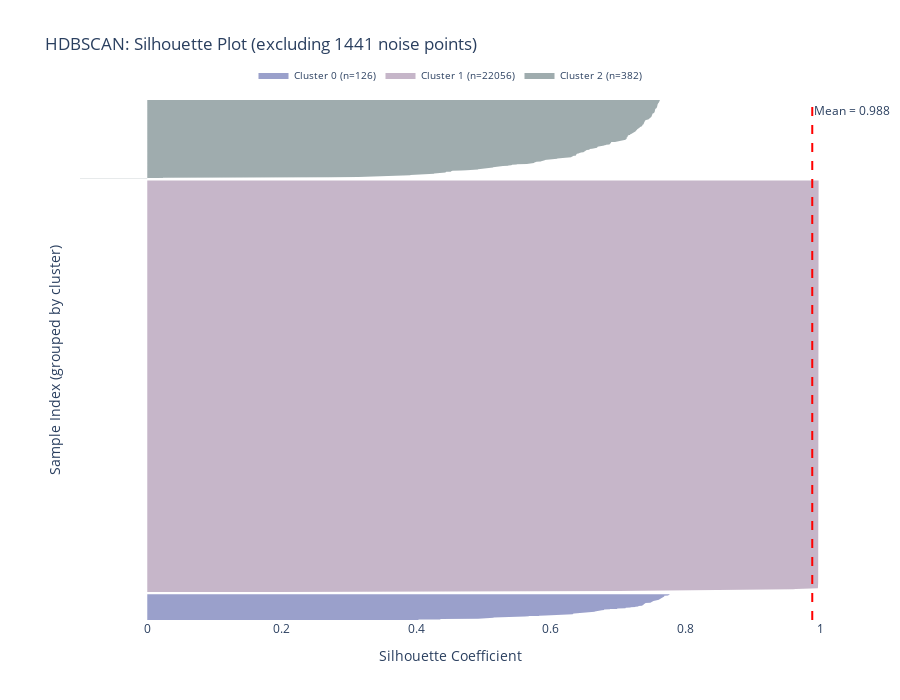

Notebook code for this chart:
### Markdown cell above
This metric will say how close the samples are to their own cluster comparing to the closest cluster.

### Code cell
silhouette_vals = silhouette_samples(X_clustered, labels_clustered)
mean_sil = silhouette_score(X_clustered, labels_clustered, metric='euclidean')
n_noise = (hdb_labels == -1).sum()
pct_noise = n_noise / len(hdb_labels) * 100

print(f"Note: HDBSCAN detected {n_noise} noise points ({pct_noise:.1f}%)")

# 3. Preparar trazas por cluster
unique_labels = np.unique(labels_clustered)
y_lower = 0
traces = []
MAX_POINTS_PER_CLUSTER = 2000  # límite visual para rendimiento

for label in unique_labels:
    cluster_mask = (labels_clustered == label)
    cluster_sil_vals = silhouette_vals[cluster_mask]
    n_points = len(cluster_sil_vals)
    
    # Ordenar valores
    sorted_vals = np.sort(cluster_sil_vals)
    
    # Submuestrear solo para visualización si es muy grande
    if n_points > MAX_POINTS_PER_CLUSTER:
        step = max(1, n_points // MAX_POINTS_PER_CLUSTER)
        plot_vals = sorted_vals[::step]
    else:
        plot_vals = sorted_vals
    
    y_upper = y_lower + len(plot_vals)
    y_range = np.arange(y_lower, y_upper)
    
    traces.append(go.Scatter(
        x=plot_vals,
        y=y_range,
        mode='lines',
        fill='tozerox',
        fillcolor=f'rgba({np.random.randint(50,200)}, {np.random.randint(50,200)}, {np.random.randint(50,200)}, 0.6)',
        line=dict(width=0),
        name=f"Cluster {label} (n={n_points})",
        hovertemplate=(
            f"<b>Cluster {label}</b><br>" +
            "Silhouette: %{x:.3f}<br>" +
            f"Total points: {n_points}<extra></extra>"
        )
    ))
    
    y_lower = y_upper + 10  # espacio entre clusters

# 4. Crear figura
fig = go.Figure()

# Añadir clusters
for trace in traces:
    fig.add_trace(trace)

# Línea de silueta promedio
fig.add_vline(
    x=mean_sil,
    line=dict(color="red", dash="dash", width=2),
    annotation_text=f"Mean = {mean_sil:.3f}",
    annotation_position="top right"
)

# Diseño
fig.update_layout(
    title=f"HDBSCAN: Silhouette Plot (excluding {n_noise} noise points)",
    xaxis_title="Silhouette Coefficient",
    yaxis_title="Sample Index (grouped by cluster)",
    height=700,
    width=900,
    hovermode="closest",
    legend=dict(
        orientation="h",
        yanchor="bottom",
        y=1.02,
        xanchor="center",
        x=0.5,
        font=dict(size=10)
    ),
    plot_bgcolor="white"
)

fig.update_xaxes(range=[-0.1, 1.0])
fig.update_yaxes(showticklabels=False)  # los índices no son significativos

fig.show()

### Figure 1 — Plotly figure (JSON) as saved in the notebook; plotly's stock layout.template omitted (floating-point values rounded to 4 significant figures; data arrays with more than 128 entries replaced by an {"elided": "..."} marker saying what was removed)
{"data": [{"fill": "tozerox", "fillcolor": "rgba(87, 97, 168, 0.6)", "hovertemplate": "<b>Cluster 0</b><br>Silhouette: %{x:.3f}<br>Total points: 126<extra></extra>", "line": {"width": 0}, "mode": "lines", "name": "Cluster 0 (n=126)", "type": "scatter", "x": [0.4032, 0.4032, 0.4032, 0.4357, 0.4357, 0.4357, 0.4919, 0.5044, 0.5044, 0.5044, 0.5094, 0.5148, 0.5148, 0.5398, 0.5535, 0.5603, 0.5603, 0.5611, 0.5672, 0.5672, 0.5824, 0.5824, 0.592, 0.6067, 0.6141, 0.6141, 0.6323, 0.6323, 0.6323, 0.6328, 0.6328, 0.6328, 0.6345, 0.6407, 0.6475, 0.6475, 0.6517, 0.6517, 0.665, 0.665, 0.665, 0.6653, 0.6668, 0.6671, 0.6671, 0.67, 0.67, 0.67, 0.6757, 0.679, 0.679, 0.679, 0.6878, 0.6879, 0.6986, 0.6986, 0.6986, 0.7107, 0.7113, 0.7113, 0.7113, 0.7185, 0.7185, 0.7255, 0.7255, 0.7255, 0.73, 0.73, 0.73, 0.7353, 0.7361, 0.7361, 0.7361, 0.7373, 0.7373, 0.738, 0.738, 0.738, 0.74, 0.74, 0.74, 0.7405, 0.7405, 0.7405, 0.7478, 0.7487, 0.7487, 0.7487, 0.7508, 0.7508, 0.7508, 0.7512, 0.7524, 0.7524, 0.7551, 0.7551, 0.7598, 0.7606, 0.7606, 0.7606, 0.7609, 0.7615, 0.7615, 0.7615, 0.764, 0.764, 0.7645, 0.7648, 0.766, 0.766, 0.766, 0.7678, 0.7678, 0.7678, 0.768, 0.7684, 0.7684, 0.7684, 0.7686, 0.7742, 0.7742, 0.7742, 0.7758, 0.7758, 0.7765, 0.7765], "y": [0, 1, 2, 3, 4, 5, 6, 7, 8, 9, 10, 11, 12, 13, 14, 15, 16, 17, 18, 19, 20, 21, 22, 23, 24, 25, 26, 27, 28, 29, 30, 31, 32, 33, 34, 35, 36, 37, 38, 39, 40, 41, 42, 43, 44, 45, 46, 47, 48, 49, 50, 51, 52, 53, 54, 55, 56, 57, 58, 59, 60, 61, 62, 63, 64, 65, 66, 67, 68, 69, 70, 71, 72, 73, 74, 75, 76, 77, 78, 79, 80, 81, 82, 83, 84, 85, 86, 87, 88, 89, 90, 91, 92, 93, 94, 95, 96, 97, 98, 99, 100, 101, 102, 103, 104, 105, 106, 107, 108, 109, 110, 111, 112, 113, 114, 115, 116, 117, 118, 119, 120, 121, 122, 123, 124, 125]}, {"fill": "tozerox", "fillcolor": "rgba(160, 133, 165, 0.6)", "hovertemplate": "<b>Cluster 1</b><br>Silhouette: %{x:.3f}<br>Total points: 22056<extra></extra>", "line": {"width": 0}, "mode": "lines", "name": "Cluster 1 (n=22056)", "type": "scatter", "x": {"elided": "2006 float values"}, "y": {"elided": "2006 int values"}}, {"fill": "tozerox", "fillcolor": "rgba(95, 117, 120, 0.6)", "hovertemplate": "<b>Cluster 2</b><br>Silhouette: %{x:.3f}<br>Total points: 382<extra></extra>", "line": {"width": 0}, "mode": "lines", "name": "Cluster 2 (n=382)", "type": "scatter", "x": {"elided": "382 float values"}, "y": {"elided": "382 int values"}}], "layout": {"annotations": [{"showarrow": false, "text": "Mean = 0.988", "x": 0.9885, "xanchor": "left", "xref": "x", "y": 1, "yanchor": "top", "yref": "y domain"}], "height": 700, "hovermode": "closest", "legend": {"font": {"size": 10}, "orientation": "h", "x": 0.5, "xanchor": "center", "y": 1.02, "yanchor": "bottom"}, "plot_bgcolor": "white", "shapes": [{"line": {"color": "red", "dash": "dash", "width": 2}, "type": "line", "x0": 0.9885, "x1": 0.9885, "xref": "x", "y0": 0, "y1": 1, "yref": "y domain"}], "title": {"text": "HDBSCAN: Silhouette Plot (excluding 1441 noise points)"}, "width": 900, "xaxis": {"range": [-0.1, 1], "title": {"text": "Silhouette Coefficient"}}, "yaxis": {"showticklabels": false, "title": {"text": "Sample Index (grouped by cluster)"}}}}
